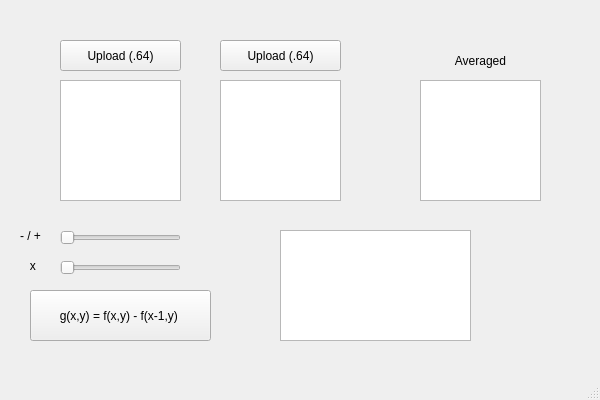
<?xml version="1.0" encoding="UTF-8"?>
<ui version="4.0">
 <class>MainWindow</class>
 <widget class="QMainWindow" name="MainWindow">
  <property name="geometry">
   <rect>
    <x>0</x>
    <y>0</y>
    <width>600</width>
    <height>400</height>
   </rect>
  </property>
  <property name="windowTitle">
   <string>MainWindow</string>
  </property>
  <widget class="QWidget" name="centralwidget">
   <widget class="QPushButton" name="upload_1">
    <property name="geometry">
     <rect>
      <x>60</x>
      <y>40</y>
      <width>121</width>
      <height>31</height>
     </rect>
    </property>
    <property name="text">
     <string>Upload (.64)</string>
    </property>
   </widget>
   <widget class="QGraphicsView" name="graphicsView_2">
    <property name="geometry">
     <rect>
      <x>220</x>
      <y>80</y>
      <width>121</width>
      <height>121</height>
     </rect>
    </property>
    <property name="verticalScrollBarPolicy">
     <enum>Qt::ScrollBarAlwaysOff</enum>
    </property>
    <property name="horizontalScrollBarPolicy">
     <enum>Qt::ScrollBarAlwaysOff</enum>
    </property>
   </widget>
   <widget class="QPushButton" name="upload_2">
    <property name="geometry">
     <rect>
      <x>220</x>
      <y>40</y>
      <width>121</width>
      <height>31</height>
     </rect>
    </property>
    <property name="text">
     <string>Upload (.64)</string>
    </property>
   </widget>
   <widget class="QSlider" name="horizontalSlider_add_sub">
    <property name="geometry">
     <rect>
      <x>60</x>
      <y>230</y>
      <width>121</width>
      <height>16</height>
     </rect>
    </property>
    <property name="orientation">
     <enum>Qt::Horizontal</enum>
    </property>
   </widget>
   <widget class="QSlider" name="horizontalSlider_mult">
    <property name="geometry">
     <rect>
      <x>60</x>
      <y>260</y>
      <width>121</width>
      <height>16</height>
     </rect>
    </property>
    <property name="orientation">
     <enum>Qt::Horizontal</enum>
    </property>
   </widget>
   <widget class="QPushButton" name="pushButton_g_func">
    <property name="geometry">
     <rect>
      <x>30</x>
      <y>290</y>
      <width>181</width>
      <height>51</height>
     </rect>
    </property>
    <property name="text">
     <string>g(x,y) = f(x,y) - f(x-1,y) </string>
    </property>
   </widget>
   <widget class="QLabel" name="label">
    <property name="geometry">
     <rect>
      <x>70</x>
      <y>410</y>
      <width>53</width>
      <height>16</height>
     </rect>
    </property>
    <property name="text">
     <string>TextLabel</string>
    </property>
   </widget>
   <widget class="QLabel" name="label_2">
    <property name="geometry">
     <rect>
      <x>20</x>
      <y>220</y>
      <width>31</width>
      <height>31</height>
     </rect>
    </property>
    <property name="text">
     <string>- / +</string>
    </property>
   </widget>
   <widget class="QLabel" name="label_3">
    <property name="geometry">
     <rect>
      <x>20</x>
      <y>250</y>
      <width>31</width>
      <height>31</height>
     </rect>
    </property>
    <property name="text">
     <string>   x</string>
    </property>
   </widget>
   <widget class="QGraphicsView" name="graphicsView_avg">
    <property name="geometry">
     <rect>
      <x>420</x>
      <y>80</y>
      <width>121</width>
      <height>121</height>
     </rect>
    </property>
   </widget>
   <widget class="QLabel" name="label_4">
    <property name="geometry">
     <rect>
      <x>420</x>
      <y>50</y>
      <width>121</width>
      <height>21</height>
     </rect>
    </property>
    <property name="text">
     <string>Averaged</string>
    </property>
    <property name="alignment">
     <set>Qt::AlignCenter</set>
    </property>
   </widget>
   <widget class="QGraphicsView" name="graphicsView_hist">
    <property name="geometry">
     <rect>
      <x>280</x>
      <y>230</y>
      <width>191</width>
      <height>111</height>
     </rect>
    </property>
   </widget>
   <widget class="QGraphicsView" name="graphicsView_1">
    <property name="geometry">
     <rect>
      <x>60</x>
      <y>80</y>
      <width>121</width>
      <height>121</height>
     </rect>
    </property>
    <property name="sizePolicy">
     <sizepolicy hsizetype="Fixed" vsizetype="Fixed">
      <horstretch>0</horstretch>
      <verstretch>0</verstretch>
     </sizepolicy>
    </property>
    <property name="verticalScrollBarPolicy">
     <enum>Qt::ScrollBarAlwaysOff</enum>
    </property>
    <property name="horizontalScrollBarPolicy">
     <enum>Qt::ScrollBarAlwaysOff</enum>
    </property>
   </widget>
  </widget>
  <widget class="QMenuBar" name="menubar">
   <property name="geometry">
    <rect>
     <x>0</x>
     <y>0</y>
     <width>600</width>
     <height>21</height>
    </rect>
   </property>
  </widget>
  <widget class="QStatusBar" name="statusbar"/>
 </widget>
 <resources/>
 <connections/>
</ui>
